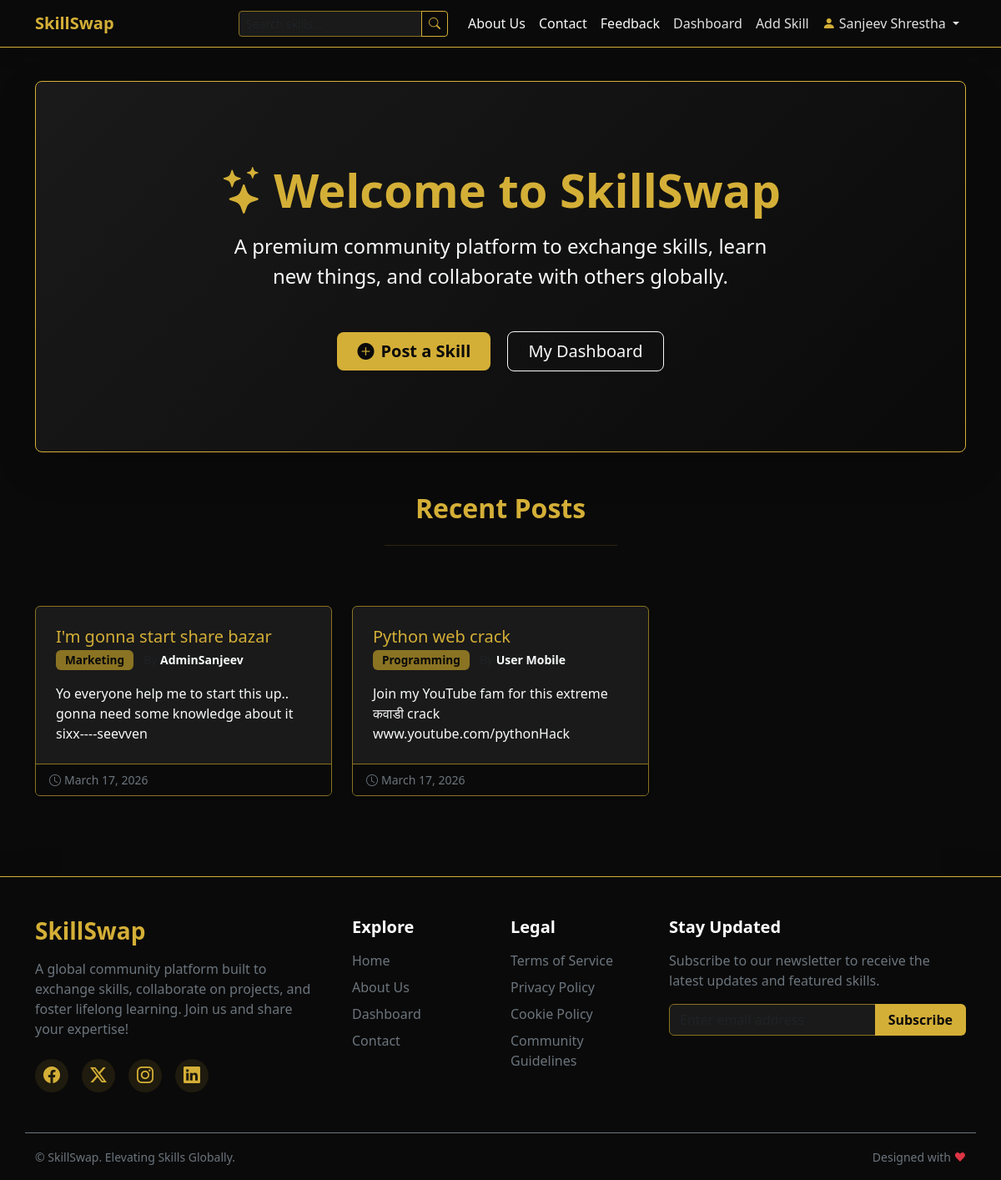
Screenshot of /home (signed in) with the database file from the repository.
### models.py (models this page shows)
class User(db.Model, UserMixin):
    id = db.Column(db.Integer, primary_key=True)
    username = db.Column(db.String(20), unique=True, nullable=False)
    email = db.Column(db.String(120), unique=True, nullable=False)
    password = db.Column(db.String(60), nullable=False)
    is_admin = db.Column(db.Boolean, default=False)
    skills = db.relationship('Skill', backref='author', lazy=True)

class Skill(db.Model):
    id = db.Column(db.Integer, primary_key=True)
    title = db.Column(db.String(100), nullable=False)
    description = db.Column(db.Text, nullable=False)
    date_posted = db.Column(db.DateTime, nullable=False, default=datetime.utcnow)
    user_id = db.Column(db.Integer, db.ForeignKey('user.id'), nullable=False)
    category_id = db.Column(db.Integer, db.ForeignKey('category.id'), nullable=False)

class Category(db.Model):
    id = db.Column(db.Integer, primary_key=True)
    name = db.Column(db.String(50), unique=True, nullable=False)
    skills = db.relationship('Skill', backref='category', lazy=True)

### app.py (the view)
@app.route("/")
@app.route("/home")
def home():
    skills = Skill.query.order_by(Skill.date_posted.desc()).limit(6).all()
    return render_template('index.html', skills=skills)

### app.py (called while the page is built)
@login_manager.user_loader
def load_user(user_id):
    return User.query.get(int(user_id))

### templates/index.html (shortened to what this page needs)
{% extends "base.html" %}
{% block content %}
<div class="p-5 mb-5 bg-darkest border border-gold shadow-lg rounded-3 text-center hero-section">
    <div class="container-fluid py-5">
        <h1 class="display-4 fw-bold text-gold mb-3"><i class="bi bi-stars me-2"></i>Welcome to SkillSwap</h1>
        <p class="col-md-8 mx-auto fs-4 text-light">
            A premium community platform to exchange skills, learn new things, and collaborate with others globally.
        </p>
        <div class="mt-5">
            {% if not current_user.is_authenticated %}
            <a href="{{ url_for('register') }}" class="btn btn-gold btn-lg px-5 shadow-sm fw-bold">Join Now</a>
            <a href="{{ url_for('login') }}" class="btn btn-outline-light btn-lg ms-3 px-5 shadow-sm">Login</a>
            {% else %}
            <a href="{{ url_for('new_skill') }}" class="btn btn-gold btn-lg px-4 shadow-sm fw-bold"><i
                    class="bi bi-plus-circle-fill me-2"></i>Post a Skill</a>
            <a href="{{ url_for('dashboard') }}" class="btn btn-outline-light btn-lg ms-3 px-4 shadow-sm">My
                Dashboard</a>
            {% endif %}
        </div>
    </div>
</div>
<div class="row mb-4">
    <div class="col-12 text-center">
        <h2 class="text-gold fw-bold mb-4">Recent Posts</h2>
        <hr class="border-gold-subtle mx-auto w-25 mb-5">
    </div>
</div>
<div class="row g-4 mb-5">
    {% if skills %}
    {% for skill in skills %}
    <div class="col-md-4">
        <div class="card h-100 shadow-sm skill-card border-gold-subtle bg-dark">
            <div class="card-body p-4">
                <h5 class="card-title text-gold">{{ skill.title }}</h5>
                <h6 class="card-subtitle mb-3 text-muted">
                    <span class="badge bg-secondary">{{ skill.category.name }}</span>
                    <small class="ms-2">By <span class="text-light fw-bold">{{ skill.author.username }}</span></small>
                </h6>
                <p class="card-text text-light">{{ skill.description|truncate(120) }}</p>
            </div>
            <div
                class="card-footer bg-darkest border-top border-gold-subtle d-flex justify-content-between align-items-center">
                <small class="text-secondary"><i class="bi bi-clock me-1"></i>{{ skill.date_posted.strftime('%B %d, %Y')
                    }}</small>
            </div>
        </div>
    </div>
    {% endfor %}
    {% else %}
    <div class="col-12">
        <div class="alert alert-info bg-darkest border-gold text-center text-light">
            No skills have been posted yet. Be the first to share your expertise!
        </div>
    </div>
    {% endif %}
</div>
{% endblock %}

### templates/base.html (shortened to what this page needs)
<!DOCTYPE html>
<html lang="en">
<head>
    <link href="https://cdn.jsdelivr.net/npm/bootstrap@5.3.0/dist/css/bootstrap.min.css" rel="stylesheet">
    <link rel="stylesheet" href="{{ url_for('static', filename='css/style.css') }}">
    <link rel="stylesheet" href="https://cdn.jsdelivr.net/npm/bootstrap-icons@1.11.1/font/bootstrap-icons.css">
</head>
<body>
    <nav class="navbar navbar-expand-lg navbar-dark bg-darkest border-bottom border-gold mb-4 shadow">
        <div class="container">
            <a class="navbar-brand text-gold fw-bold" href="{{ url_for('home') }}">SkillSwap</a>
            <div class="collapse navbar-collapse" id="navbarNav">
                <ul class="navbar-nav ms-auto align-items-lg-center">
                    <li class="nav-item me-lg-3 my-2 my-lg-0">
                        <form action="{{ url_for('search') }}" method="GET" class="d-flex">
                            <div class="input-group input-group-sm">
                                <input class="form-control bg-dark border-gold-subtle text-light" type="search"
                                    placeholder="Search skills..." aria-label="Search" name="q">
                                <button class="btn btn-outline-gold" type="submit"><i class="bi bi-search"></i></button>
                            </div>
                        </form>
                    </li>
                    <li class="nav-item">
                        <a class="nav-link text-light" href="{{ url_for('about') }}">About Us</a>
                    </li>
                    <li class="nav-item">
                        <a class="nav-link text-light" href="{{ url_for('contact') }}">Contact</a>
                    </li>
                    <li class="nav-item">
                        <a class="nav-link text-light" href="{{ url_for('feedback') }}">Feedback</a>
                    </li>
                    {% if current_user.is_authenticated %}
                    <li class="nav-item">
                        <a class="nav-link" href="{{ url_for('dashboard') }}">Dashboard</a>
                    </li>
                    <li class="nav-item">
                        <a class="nav-link" href="{{ url_for('new_skill') }}">Add Skill</a>
                    </li>
                    <li class="nav-item dropdown">
                        <a class="nav-link dropdown-toggle" href="#" id="navbarDropdown" role="button"
                            data-bs-toggle="dropdown" aria-expanded="false">
                            <i class="bi bi-person-fill text-gold me-1"></i>{{ current_user.username }}
                        </a>
                    </li>
                    {% endif %}
                </ul>
            </div>
        </div>
    </nav>
    <div class="container main-content">
        {% block content %}{% endblock %}
    </div>
    <footer class="bg-darkest text-white mt-auto pt-5 pb-3 border-top border-gold shadow-lg w-100">
        <div class="container">
            <div class="row mb-5">
                <div class="col-lg-4 col-md-6 mb-4 mb-md-0">
                    <h3 class="text-gold fw-bold mb-3">SkillSwap</h3>
                    <p class="text-secondary pe-lg-4">
                        A global community platform built to exchange skills, collaborate on projects, and foster
                        lifelong learning. Join us and share your expertise!
                    </p>
                    <div class="d-flex mt-4 gap-3">
                        <a href="#" class="social-icon text-gold fs-5"><i class="bi bi-facebook"></i></a>
                        <a href="#" class="social-icon text-gold fs-5"><i class="bi bi-twitter-x"></i></a>
                        <a href="#" class="social-icon text-gold fs-5"><i class="bi bi-instagram"></i></a>
                        <a href="#" class="social-icon text-gold fs-5"><i class="bi bi-linkedin"></i></a>
                    </div>
                </div>
                <div class="col-lg-2 col-md-6 mb-4 mb-md-0">
                    <h5 class="text-white mb-3 fw-bold">Explore</h5>
                    <ul class="list-unstyled footer-links">
                        <li class="mb-2"><a href="{{ url_for('home') }}"
                                class="text-secondary text-decoration-none transition-hover">Home</a></li>
                        <li class="mb-2"><a href="{{ url_for('about') }}"
                                class="text-secondary text-decoration-none transition-hover">About Us</a></li>
                        <li class="mb-2"><a href="{{ url_for('dashboard') }}"
                                class="text-secondary text-decoration-none transition-hover">Dashboard</a></li>
                        <li class="mb-2"><a href="{{ url_for('contact') }}"
                                class="text-secondary text-decoration-none transition-hover">Contact</a></li>
                    </ul>
                </div>
                <div class="col-lg-2 col-md-6 mb-4 mb-md-0">
                    <h5 class="text-white mb-3 fw-bold">Legal</h5>
                    <ul class="list-unstyled footer-links">
                        <li class="mb-2"><a href="#" class="text-secondary text-decoration-none transition-hover">Terms
                                of Service</a></li>
                        <li class="mb-2"><a href="#"
                                class="text-secondary text-decoration-none transition-hover">Privacy Policy</a></li>
                        <li class="mb-2"><a href="#" class="text-secondary text-decoration-none transition-hover">Cookie
                                Policy</a></li>
                        <li class="mb-2"><a href="#"
                                class="text-secondary text-decoration-none transition-hover">Community Guidelines</a>
                        </li>
                    </ul>
                </div>
                <div class="col-lg-4 col-md-6">
                    <h5 class="text-white mb-3 fw-bold">Stay Updated</h5>
                    <p class="text-secondary mb-3">Subscribe to our newsletter to receive the latest updates and
                        featured skills.</p>
                    <form class="d-flex w-100 mt-2">
                        <div class="input-group">
                            <input type="email" class="form-control bg-dark border-gold-subtle text-white"
                                placeholder="Enter email address" aria-label="Email Address"
                                aria-describedby="button-addon2">
                            <button class="btn btn-gold fw-bold px-3" type="button"
                                id="button-addon2">Subscribe</button>
                        </div>
                    </form>
                </div>
            </div>
            <div class="row align-items-center pt-3 mt-3 border-top border-secondary">
                <div class="col-md-6 text-center text-md-start mb-2 mb-md-0">
                    <small class="text-secondary">&copy; SkillSwap. Elevating Skills Globally.</small>
                </div>
                <div class="col-md-6 text-center text-md-end">
                    <small class="text-secondary">Designed with <span class="text-danger">&hearts;</span></small>
                </div>
            </div>
        </div>
    </footer>
</body>
</html>

### static/css/style.css (style rules this page uses)
:root { --gold: #d4af37; --gold-subtle: #8a7322; --darkest: #0a0a0a; --dark: #1a1a1a; --light-text: #e0e0e0; }
body { display: flex; flex-direction: column; min-height: 100vh; background-color: var(--darkest); color: var(--light-text); }
h1, h2, h3, h4, h5, h6 { color: var(--gold); }
a { color: var(--gold); text-decoration: none; transition: color 0.3s ease; }
.text-gold { color: var(--gold) !important; }
.bg-darkest { background-color: var(--darkest) !important; }
.bg-dark { background-color: var(--dark) !important; }
.border-gold { border-color: var(--gold) !important; }
.border-gold-subtle { border-color: var(--gold-subtle) !important; }
.main-content { flex: 1; padding-bottom: 3rem; padding-top: 1rem; }
.btn-gold { background-color: var(--gold); color: var(--darkest); border: none; }
.btn-outline-gold { color: var(--gold); border-color: var(--gold); background-color: transparent; }
.hero-section { background: linear-gradient(135deg, var(--dark) 0%, var(--darkest) 100%); border: 1px solid var(--gold-subtle); }
.card { background-color: var(--dark); border: 1px solid var(--gold-subtle); color: var(--light-text); }
.card-title { color: var(--gold); }
.form-control, .form-select { background-color: var(--darkest); border: 1px solid var(--gold-subtle); color: var(--light-text); }
.skill-card { transition: transform 0.2s ease-in-out, box-shadow 0.2s ease-in-out; }
.badge.bg-secondary { background-color: var(--gold-subtle) !important; color: var(--darkest); font-size: 0.85em; padding: 0.4em 0.8em; }
.navbar-dark .navbar-nav .nav-link { color: var(--light-text); }
footer { border-top: 1px solid var(--gold-subtle); }
.footer-links a { position: relative; display: inline-block; }
.footer-links a::after { content: ''; position: absolute; width: 0; height: 1px; bottom: -2px; left: 0; background-color: var(--gold); transition: width 0.3s ease; }
.social-icon { display: inline-flex; align-items: center; justify-content: center; width: 40px; height: 40px; border-radius: 50%; background-color: rgba(212, 175, 55, 0.1); transition: all 0.3s ease; }

### rows the page displays
User: username "Sanjeev Shrestha"
Skill: title "I'm gonna start share bazar", category.name "Marketing", author.username "AdminSanjeev", description "Yo everyone help me to start this up.. gonna need some knowledge about it sixx----seevven", date_posted "March 17, 2026"
Skill: title "Python web crack", category.name "Programming", author.username "User Mobile", description "Join my YouTube fam for this extreme कवाडी crack www.youtube.com/pythonHack", date_posted "March 17, 2026"
